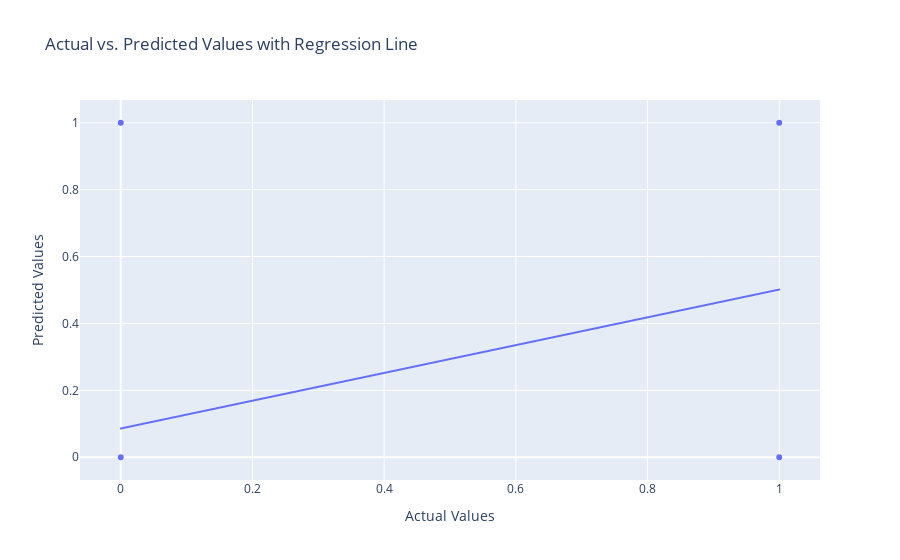

Source (notebook cell):
### Code cell
import plotly.express as px
import numpy as np
import pandas as pd

# Create DataFrame
df1 = pd.DataFrame({
    'Actual': y_test,
    'Predicted': y_pred
})

# Scatter plot with regression line
fig = px.scatter(df1, x='Actual', y='Predicted', trendline='ols', title='Actual vs. Predicted Values with Regression Line')
fig.update_layout(
    xaxis_title='Actual Values',
    yaxis_title='Predicted Values',
    showlegend=False
)
fig.show()

### Figure 1 — Plotly figure (JSON) as saved in the notebook; plotly's stock layout.template omitted (floating-point values rounded to 4 significant figures; data arrays with more than 128 entries replaced by an {"elided": "..."} marker saying what was removed)
{"data": [{"hovertemplate": "Actual=%{x}<br>Predicted=%{y}<extra></extra>", "legendgroup": "", "marker": {"color": "#636efa", "symbol": "circle"}, "mode": "markers", "name": "", "showlegend": false, "type": "scattergl", "x": {"elided": "1409 int values"}, "xaxis": "x", "y": {"elided": "1409 int values"}, "yaxis": "y"}, {"hovertemplate": "<b>OLS trendline</b><br>Predicted = 0.415433 * Actual + 0.0859073<br>R<sup>2</sup>=0.213271<br><br>Actual=%{x}<br>Predicted=%{y} <b>(trend)</b><extra></extra>", "legendgroup": "", "marker": {"color": "#636efa", "symbol": "circle"}, "mode": "lines", "name": "", "showlegend": false, "type": "scattergl", "x": {"elided": "1409 int values"}, "xaxis": "x", "y": {"elided": "1409 float values"}, "yaxis": "y"}], "layout": {"legend": {"tracegroupgap": 0}, "showlegend": false, "title": {"text": "Actual vs. Predicted Values with Regression Line"}, "xaxis": {"anchor": "y", "domain": [0, 1], "title": {"text": "Actual Values"}}, "yaxis": {"anchor": "x", "domain": [0, 1], "title": {"text": "Predicted Values"}}}}
